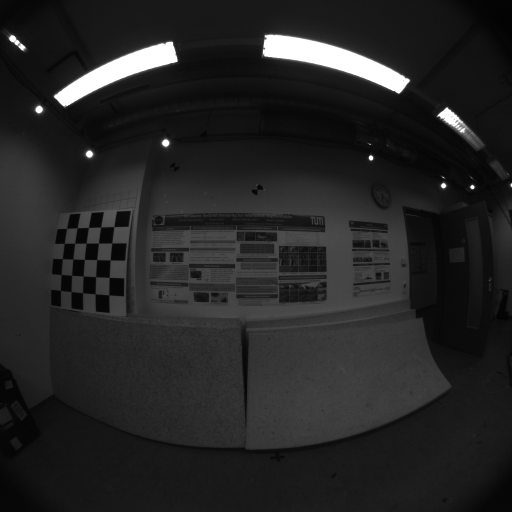
//> input picture pic/TUM/dataset-corridor2_512_16/1520616230457034076.png, 512 x 512 px
$ ./main   (built with g++ and OpenCV 4)
//> lines starting //> are read from the running program, lines starting //| are printed output that depends on the picture
#include <iostream>
#include <list>
#include <vector>
#include <algorithm>
#include <opencv2/opencv.hpp>

// 参考
// https://blog.csdn.net/fsFengQingYangheihei/article/details/73572856?locationNum=8&fps=1
// https://blog.csdn.net/sinat_23093485/article/details/89569982

using namespace std;
using namespace cv;

const int features_num = 1000;   // 最多提取的特征点的数量
const float scale_factor = 1.2f; // 金字塔图像之间的尺度参数
const int levels_num = 8;        // 金字塔层数
const int default_fast_T = 20;   // FAST默认检测阈值
const int min_fast_T = 7;        // FAST最小检测阈值
const int EDGE_THRESHOLD = 19;   // 边界尺度 对应ORB_SLAM3中的 const int EDGE_THRESHOLD = 19;
const int PATCH_SIZE = 31;

// 定义四叉树节点类
class ExtractorNode {
 public:
  ExtractorNode() : bNoMore(false) {}

  void DivideNode(ExtractorNode &n1, ExtractorNode &n2, ExtractorNode &n3, ExtractorNode &n4);

  std::vector<cv::KeyPoint> vkeys;
  cv::Point2i UL, UR, BL, BR;
  std::list<ExtractorNode>::iterator lit;
  bool bNoMore;   //用来判定是否继续分割

};

// 四叉树节点划分函数
void ExtractorNode::DivideNode(ExtractorNode &n1, ExtractorNode &n2, ExtractorNode &n3, ExtractorNode &n4) {
  /*四叉树四个节点示意图
 *
 * ---UL------------------------------------------------UR----------------
 *	/                          /                      /
 *	/                          /				      /
 *	/                          /				      /
 *	/                          /				      /
 *	/             n1           /		n2		      /
 *	/                          /				      /
 *	/                          /				      /
 *	/                          /				      /
 *	/                          / 				      /
 *	/--------------------------/------------------------------------
 *	/                          / 				      /
 *	/                          / 				      /
 *	/                          / 				      /
 *	/               n3         / 		n4		      /
 *	/                          / 				      /
 *	/                          / 				      /
 *	/                          / 				      /
 *	/                          / 				      /
 *	/                          /				      /
 *----BL------------------------------------------------BR-----------------
 *
 */

  const int halfx = ceil(static_cast<float>(UR.x - UL.x) / 2);
  const int halfy = ceil(static_cast<float>(BR.y - UL.y) / 2);

  n1.UL = UL;
  n1.UR = cv::Point2i(UL.x + halfx, UL.y);
  n1.BL = cv::Point2i(UL.x, UL.y + halfy);
  n1.BR = cv::Point2i(UL.x + halfx, UL.y + halfy);
  n1.vkeys.reserve(vkeys.size());

  n2.UL = n1.UR;
  n2.UR = UR;
  n2.BL = n1.BR;
  n2.BR = cv::Point2i(UR.x, UL.y + halfy);
  n2.vkeys.reserve(vkeys.size());

  n3.UL = n1.BL;
  n3.UR = n1.BR;
  n3.BL = BL;
  n3.BR = cv::Point2i(UL.x + halfx, BL.y);
  n3.vkeys.reserve(vkeys.size());

  n4.UL = n3.UR;
  n4.UR = n2.BR;
  n4.BL = n3.BR;
  n4.BR = BR;
  n4.vkeys.reserve(vkeys.size());

  for (size_t i = 0; i < vkeys.size(); ++i) {
    const cv::KeyPoint &kp = vkeys[i];
    if (kp.pt.x < n1.UR.x) {
      if (kp.pt.y < n1.BL.y)
        n1.vkeys.push_back(kp);
      else
        n3.vkeys.push_back(kp);
    } else if (kp.pt.y < n1.BR.y) {
      n2.vkeys.push_back(kp);
    } else {
      n4.vkeys.push_back(kp);
    }
  }

  if (n1.vkeys.size() == 1) {
    n1.bNoMore = true;
  }
  if (n2.vkeys.size() == 1) {
    n2.bNoMore = true;
  }
  if (n3.vkeys.size() == 1) {
    n3.bNoMore = true;
  }
  if (n4.vkeys.size() == 1) {
    n4.bNoMore = true;
  }

}

// 对应 ORBextractor.cc 中的函数 void ORBextractor::ComputePyramid(cv::Mat image)
//
void ComputePyramid(const int levels_num,
                    cv::Mat &img,
                    vector<float> &vec_scale_per_factor,
                    std::vector<cv::Mat> &vec_img_pyramid) {
  for (int level = 0; level < levels_num; ++level) {
    float scale = 1.0f / vec_scale_per_factor[level];
    cv::Size sz(cvRound((float) img.cols * scale), cvRound((float) img.rows * scale));

    if (level == 0) {
      vec_img_pyramid[level] = img;
    } else
      resize(vec_img_pyramid[level - 1], vec_img_pyramid[level], sz, 0, 0, CV_INTER_LINEAR);
    cout << "正在构建第 " << level + 1 << " 层金字塔" << endl;
    cv::imshow("img_pyramid", vec_img_pyramid[level]);
    cv::waitKey(100);
  }
}

int main() {
  // 1.读取图像
  cv::Mat img = cv::imread("../pic/TUM/dataset-corridor2_512_16/1520616230457034076.png", CV_LOAD_IMAGE_COLOR);
//> img is the input picture: 512 rows x 512 cols, CV_8UC3; min 2, max 255, mean 36.9
  // 1.读取图像 -合法性检查
  if (img.empty()) {
    cout << "no picture was found ...." << endl;
    return 0;
  } else
    cout << "img load successed!" << endl;

  // 2.构建图像金字塔 - 初始化数据结构
  vector<float> vec_scale_per_factor;     // 用于存储每层金字塔的尺度因子
  vec_scale_per_factor.resize(levels_num);// 金字塔一共8层, levels_num = 8
  vec_scale_per_factor[0] = 1.0f;         // 金字塔第一层的尺度是1, 即原图像
  for (int i = 1; i < levels_num; ++i) {  // 根据金字塔图像之间的尺度参数计算每层金字塔的尺度因子,存放在vec_scale_per_factor
    vec_scale_per_factor[i] = vec_scale_per_factor[i - 1] * scale_factor;
  }
  std::vector<cv::Mat> vec_img_pyramid(levels_num);// 用于存储每层金字塔的图像

  // 2.构建图像金字塔 - 使用cv::resize函数来构建
  ComputePyramid(levels_num, img, vec_scale_per_factor, vec_img_pyramid);
//> the loop in ComputePyramid, `for (int level = 0; level < levels_num; ++level)` made 8 passes
//> pass 2, in ComputePyramid, `cv::imshow("img_pyramid", vec_img_pyramid[level]);`:
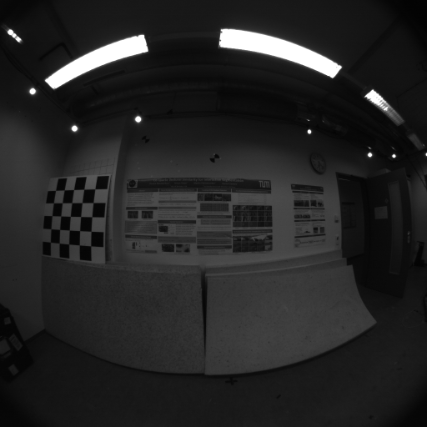
//> window 'img_pyramid': 427 rows x 427 cols, CV_8UC3; min 2, max 255, mean 36.8
  cout << "*************************" << endl << endl;

  // 3.对金字塔的每层图像分析特征点 - 初始化数据结构
  vector<int> feature_num_per_level;
  std::vector<std::vector<cv::KeyPoint>> allKeypoints;
  allKeypoints.resize(levels_num);

  // 格子大小是 30*30
  const float border_width = 30;

  // 3.对金字塔的每层图像分析特征点 - 循环每层图像
  for (int level = 0; level < levels_num; ++level) {
    // 计算每一层图像进行特征检测区域的边缘坐标,因为FAST是检测中心点附近3个点的范围,即半径是3
    const int min_boder_x = EDGE_THRESHOLD - 3;
    const int min_boder_y = min_boder_x;
    const int max_boder_x = vec_img_pyramid[level].cols - EDGE_THRESHOLD + 3;
    const int max_boder_y = vec_img_pyramid[level].rows - EDGE_THRESHOLD + 3;

    // 金字塔每层图像的特征点
    vector<cv::KeyPoint> vec_to_per_distribute_keys;
    vec_to_per_distribute_keys.reserve(features_num * 10);

    // 金字塔每层图像的宽/高/列/行
    const float width = max_boder_x - min_boder_x;
    const float height = max_boder_y - min_boder_y;
    const int cols = width / border_width;
    const int rows = height / border_width;
    // 金字塔每层图像格子宽和高
    const int width_cell = ceil(width / cols);
    const int height_cell = ceil(height / rows);
    cout << "第" << level + 1 << "层图像宽 " << width << " 高 " << height << ", 格子有 " << width_cell << " 列 " << height_cell
         << " 行, 被切割成 " << rows << " 行 " << cols << " 列, ";

    // 开始检测每个格子中的特征点，并统计图像中所有的特征点，为四叉树划分做准备
    for (int i = 0; i < rows; ++i) { // start of rows recycle
      // 行数计算Y值
      const float ini_y = min_boder_y + i * height_cell;
      float max_y = ini_y + height_cell + 6;
      // 处理非法Y值
      if (ini_y >= max_boder_y - 3)
        continue;
      if (max_y >= max_boder_y)
        max_y = max_boder_y;
      for (int j = 0; j < cols; ++j) { // start of cols recycle
        // 列数计算X值
        const float ini_x = min_boder_x + j * width_cell;
        float max_x = ini_x + width_cell + 6;
        // 处理非法X值
        if (ini_x >= max_boder_x - 6)
          continue;
        if (max_x >= max_boder_x)
          max_x = max_boder_x;

        std::vector<cv::KeyPoint> vec_keys_cell;

        // 对该层图像, 使用 OpenCV 自带的 FAST 角点检测函数, 默认检测阈值20
        cv::FAST(vec_img_pyramid[level].rowRange(ini_y, max_y).colRange(ini_x, max_x), vec_keys_cell,
                 default_fast_T,
                 true);

        // 如果默认检测阈值检测不到特征点, 则采用最小检测阈值7
        if (vec_keys_cell.empty()) {
          cv::FAST(vec_img_pyramid[level].rowRange(ini_y, max_y).colRange(ini_x, max_x), vec_keys_cell,
                   min_fast_T,
                   true);
        }

        // 将检测到的特征点
        if (!vec_keys_cell.empty()) {
          for (std::vector<cv::KeyPoint>::iterator vit = vec_keys_cell.begin();
               vit != vec_keys_cell.end(); vit++) {
            // TODO:为什么要加这个？为了分配到格子中？
            // 答：因为图像金字塔是经过缩放的,检测到的角点坐标需要还原成原始图像1:1比例下的坐标
            (*vit).pt.x += j * width_cell;
            (*vit).pt.y += i * height_cell;
            vec_to_per_distribute_keys.push_back(*vit);
          }

        }

      } // end of cols recycle

    } // end of rows recycle

    cout << "共有 " << vec_to_per_distribute_keys.size() << " 个特征点." << endl;

    // 开始划分四叉树节点的准备工作
    std::vector<cv::KeyPoint> &keypoints = allKeypoints[level];
    keypoints.reserve(features_num);

    // 划分根节点
    const int init_node_num = round(static_cast<float >(max_boder_x - min_boder_x) / (max_boder_y - min_boder_y));
    cout << "初始化时有 " << init_node_num << " 个根节点 ";

    const float interval_x = static_cast<float >(max_boder_x - min_boder_x) / init_node_num;
    cout << "节点间隔： " << interval_x << endl;

    std::list<ExtractorNode> lNodes;       // 用来存储所有的四叉树节点
    std::vector<ExtractorNode *> vpIniNodes;   // 用来存储所有的四叉树节点中的vkeys
    vpIniNodes.resize(init_node_num);

    // 根据原始根结点数量, 设置其4个对应的子结点, 并将其加入到根节点的队列中
    for (int i = 0; i < init_node_num; ++i) {
      ExtractorNode ni;
      ni.UL = cv::Point2i(interval_x * static_cast<float >(i), 0);
      ni.UR = cv::Point2i(interval_x * static_cast<float >(i + 1), 0);
      ni.BL = cv::Point2i(ni.UL.x, max_boder_y - min_boder_y);
      ni.BR = cv::Point2i(ni.UR.x, max_boder_y - min_boder_y);
      ni.vkeys.reserve(vec_to_per_distribute_keys.size());

      // 将4个对应的子结点存储起来
      lNodes.push_back(ni);

      // 将原始根结点 ni 加入到根节点的队列中
      vpIniNodes[i] = &lNodes.back();
    }

    // 将所有的特征点加入到初始根结点中
    for (size_t i = 0; i < vec_to_per_distribute_keys.size(); ++i) {
      const cv::KeyPoint &kp = vec_to_per_distribute_keys[i];
      // 利用x坐标除以x间隔的结果, 对特征点进行筛选
      vpIniNodes[kp.pt.x / interval_x]->vkeys.push_back(kp);
    }

    // list_nodes中的结点和 init_nodes_address中的结点指针是同步的
    // 只有在 lNodes 中存储的结点中存储了特征点，才能根据特征点的数目来决定如何处理这个结点
    // 那如果在 lNodes 中删除一个没有特征点的结点，那么在 init_nodes_address中对应的这个地址也会被销毁
    list<ExtractorNode>::iterator lit = lNodes.begin();
    while (lit != lNodes.end()) {
      // 如果当前根结点中角点数量为1,则不再划分四叉树
      if (lit->vkeys.size() == 1) {
        // 利用 lit->bNoMore 来判断是否继续划分四叉树
        lit->bNoMore = true;
        lit++;
      }
        // 如果该结点没有特征点,则删除该结点
      else if (lit->vkeys.empty()) {
        // 链表删除过后,会指向下一个结点的地址
        // 或者 lNodes.erase(lit++);
        lit = lNodes.erase(lit);
      }
        // 否则继续划分四叉树
      else {
        lit++;
      }
    }

    // 开始划分四叉树节点
    bool is_finish = false;
    int iteration = 0;
    std::vector<std::pair<int, ExtractorNode *>> vSizeAndPointerToNode;
    vSizeAndPointerToNode.reserve(lNodes.size() * 4);

    // 开始循环,循环的目的是按照四叉树细分每个结点,直到每个结点不可分为止
    // 不可分包含两种情况,结点所含特征点为1或>1
    // 之所以要用四叉树就是要快速找到扎堆的点并取其最大响应值的点作为最终的特征点
    while (!is_finish) {
      iteration++;
      int pre_size = lNodes.size();
      lit = lNodes.begin();
      int to_expand_num = 0;
      vSizeAndPointerToNode.clear();

      // 一次循环下来,将当前lNode中的根结点全部细分成子结点
      // 并将子结点加入到lNode的前部且不会被遍历到,删除对应的根结点
      // 注意一次遍历,只会处理根结点,新加入的子结点不会被遍历到
      while (lit != lNodes.end()) {
        if (lit->bNoMore) {
          // If node only contains one point
          // do not subdivide and continue
          lit++;
          continue;
        } else {
          // If more than one point, subdivide
          // 构造四个子结点,并将当前特征点分到这四个子结点中
          ExtractorNode n1, n2, n3, n4;
          lit->DivideNode(n1, n2, n3, n4);

          // Add childs if they contain points
          if (n1.vkeys.size() > 0) {
            // 注意这里是从前部加进去的, 以避免循环到新结点
            lNodes.push_front(n1);
            if (n1.vkeys.size() > 1) {
              to_expand_num++;
              vSizeAndPointerToNode.push_back(std::make_pair(n1.vkeys.size(), &lNodes.front()));
              // 把节点中的迭代器指向自身，在后面的判断条件中使用
              lNodes.front().lit = lNodes.begin();
            }
          }
          if (n2.vkeys.size() > 0) {
            lNodes.push_front(n2);
            if (n2.vkeys.size() > 1) {
              to_expand_num++;
              vSizeAndPointerToNode.push_back(std::make_pair(n2.vkeys.size(), &lNodes.front()));
              lNodes.front().lit = lNodes.begin();
            }
          }
          if (n3.vkeys.size() > 0) {
            lNodes.push_front(n3);
            if (n3.vkeys.size() > 1) {
              to_expand_num++;
              vSizeAndPointerToNode.push_back(std::make_pair(n3.vkeys.size(), &lNodes.front()));
              lNodes.front().lit = lNodes.begin();
            }
          }
          if (n4.vkeys.size() > 0) {
            lNodes.push_front(n4);
            if (n4.vkeys.size() > 1) {
              to_expand_num++;
              vSizeAndPointerToNode.push_back(std::make_pair(n4.vkeys.size(), &lNodes.front()));
              lNodes.front().lit = lNodes.begin();
            }
          }

          // 链表删除过后,会指向下一个结点的地址
          // 或者 lNodes.erase(lit++);
          // 分完过后,删除当前根结点
          lit = lNodes.erase(lit);
          continue;
        } // end If more than one point, subdivide
      }// end while(lit != lNodes.end())

      // 计算当前level上应该分布多少特征点
      // 等比数列sn = a1(1-q^level)/(1-q)
      // sn是总的特征数目，a1是level=0 层上的特征点数
      feature_num_per_level.resize(levels_num);
      float factor = 1.0f / scale_factor;
      float desired_feature_per_scale =
          features_num * (1 - factor) / (1 - (float) pow((double) factor, (double) levels_num));
      int sum_features = 0;
      for (int i = 0; i < levels_num - 1; ++i) {
        feature_num_per_level[i] = cvRound(desired_feature_per_scale);
        sum_features += feature_num_per_level[i];
        desired_feature_per_scale *= factor;
      }
      feature_num_per_level[levels_num - 1] = std::max(features_num - sum_features, 0);

      //判断四叉树结束条件
      //当创建的结点的数目比要求的特征点还要多或者，每个结点中都只有一个特征点的时候就停止分割
      if ((int) lNodes.size() >= features_num || (int) lNodes.size() == pre_size) {
        is_finish = true;
      }
      // 如果现在生成的结点全部进行分割后生成的结点满足大于需求的特征点的数目，但是不继续分割又不能满足大于N的要求时
      // 这里为什么是乘以三，这里也正好印证了上面所说的当一个结点被分割成四个新的结点时，
      // 这个结点时要被删除的，其实总的结点时增加了三个

      // 对于头一次从根结点,假设根结点只有1个,那么分出来的子结点只有4个,那么下面的的条件是进入不了的
      // 当分的差不多时,只有个别结点未分时,进入以下逻辑
      else if (((int) lNodes.size() + to_expand_num * 3) > feature_num_per_level[level]) {
        while (!is_finish) {
          pre_size = lNodes.size();
          std::vector<std::pair<int, ExtractorNode *> > prve_size_and_node_adderss = vSizeAndPointerToNode;
          vSizeAndPointerToNode.clear();

          sort(prve_size_and_node_adderss.begin(), prve_size_and_node_adderss.end());

          for (int j = prve_size_and_node_adderss.size() - 1; j >= 0; --j) {
            ExtractorNode n1, n2, n3, n4;
            prve_size_and_node_adderss[j].second->DivideNode(n1, n2, n3, n4);

            if (n1.vkeys.size() > 0) {
              lNodes.push_front(n1);
              if (n1.vkeys.size() > 1) {
                vSizeAndPointerToNode.push_back(std::make_pair(n1.vkeys.size(), &lNodes.front()));
                lNodes.front().lit = lNodes.begin();
              }
            }
            if (n2.vkeys.size() > 0) {
              lNodes.push_front(n2);
              if (n2.vkeys.size() > 1) {
                vSizeAndPointerToNode.push_back(std::make_pair(n2.vkeys.size(), &lNodes.front()));
                lNodes.front().lit = lNodes.begin();
              }
            }
            if (n3.vkeys.size() > 0) {
              lNodes.push_front(n3);
              if (n3.vkeys.size() > 1) {
                vSizeAndPointerToNode.push_back(std::make_pair(n3.vkeys.size(), &lNodes.front()));
                lNodes.front().lit = lNodes.begin();
              }
            }
            if (n4.vkeys.size() > 0) {
              lNodes.push_front(n4);
              if (n4.vkeys.size() > 1) {
                vSizeAndPointerToNode.push_back(std::make_pair(n4.vkeys.size(), &lNodes.front()));
                lNodes.front().lit = lNodes.begin();
              }
            }

            lNodes.erase(prve_size_and_node_adderss[j].second->lit);
            if ((int) lNodes.size() >= feature_num_per_level[level]) {
              break;
            }
          }

          if ((int) lNodes.size() >= features_num || (int) lNodes.size() == pre_size)
            is_finish = true;
        }

      }
    }

    //四叉树划分完成，在每个节点中留下一个keypoints
    std::vector<cv::KeyPoint> result_keys;
    result_keys.reserve(feature_num_per_level[level]);

    for (std::list<ExtractorNode>::iterator lit = lNodes.begin(); lit != lNodes.end(); lit++) {
      vector<cv::KeyPoint> &node_keys = lit->vkeys;
      cv::KeyPoint *keypoint = &node_keys[0];
      float max_response = keypoint->response;

      for (size_t k = 1; k < node_keys.size(); ++k) {
        if (node_keys[k].response > max_response) {
          keypoint = &node_keys[k];
          max_response = node_keys[k].response;
        }
      }

      result_keys.push_back(*keypoint);

    }

    keypoints = result_keys;

    //添加边界尺寸，计算特征点Patch的大小，根据每层的尺度的不同而不同
    const int scale_patch_size = PATCH_SIZE * vec_scale_per_factor[level];

    const int kps = keypoints.size();
    for (int l = 0; l < kps; ++l) {
      keypoints[l].pt.x += min_boder_x;
      keypoints[l].pt.y += min_boder_y;
      keypoints[l].octave = level;           //特征点所在图像金字塔的层
      keypoints[l].size = scale_patch_size; //特征点邻域直径，因为最初的网格大小是30，所以乘上比例系数
    }
    cout << "经过四叉数筛选, 第 " << level + 1 << " 层剩余 " << result_keys.size() << " 个特征点" << endl;

  }
//> this loop made 8 passes
//> (max_boder_x, max_boder_y, width, height, cols, rows, width_cell, height_cell) on passes 1 to 8: (496, 496, 480, 480, 16, 16, 30, 30), (411, 411, 395, 395, 13, 13, 31, 31), (340, 340, 324, 324, 10, 10, 33, 33), (280, 280, 264, 264, 8, 8, 33, 33), (231, 231, 215, 215, 7, 7, 31, 31), (190, 190, 174, 174, 5, 5, 35, 35), (155, 155, 139, 139, 4, 4, 35, 35), (127, 127, 111, 111, 3, 3, 37, 37)
//> (printed output is left out)

  //统计所有层的特征点并进行尺度恢复
  int num_keypoints = 0;
  for (int level = 0; level < levels_num; ++level) {
    num_keypoints += (int) allKeypoints[level].size();
  }
  cout << "total " << num_keypoints << " keypoints" << endl;

  vector<cv::KeyPoint> out_put_all_keypoints(num_keypoints);

  for (int level = 0; level < levels_num; ++level) {
    if (level == 0) {
      for (int i = 0; i < allKeypoints[level].size(); ++i) {
        out_put_all_keypoints.push_back(allKeypoints[level][i]);
      }
    }

    float scale = vec_scale_per_factor[level];
    for (vector<cv::KeyPoint>::iterator key = allKeypoints[level].begin();
         key != allKeypoints[level].end(); key++) {
      key->pt *= scale; //尺度恢复
    }

    out_put_all_keypoints.insert(out_put_all_keypoints.end(), allKeypoints[level].begin(),
                                 allKeypoints[level].end());
  }

  //对比试验
  cv::Mat out_img1;
  cv::drawKeypoints(img, out_put_all_keypoints, out_img1);
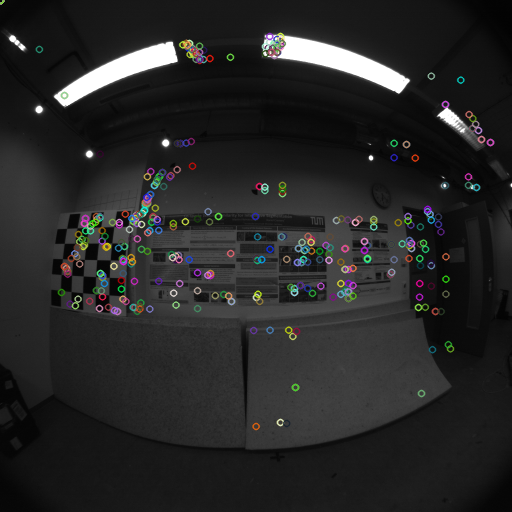
//> out_img1: 512 rows x 512 cols, CV_8UC3; mean B, G, R 38.9, 39.1, 39.1
  cv::imshow("ORB-SLAM3 Keypoints", out_img1);
  waitKey(0);

  cv::Mat img2;
  vector<cv::KeyPoint> fast_keypoints;
  Ptr<ORB> orb = ORB::create(1000);
  orb->detect(img, fast_keypoints);
//> fast_keypoints = 922 keypoints; strongest (x, y, size): (471, 187, 31), (370, 156, 31), (444, 184, 31), (370, 159, 31)
  drawKeypoints(img, fast_keypoints, img2);
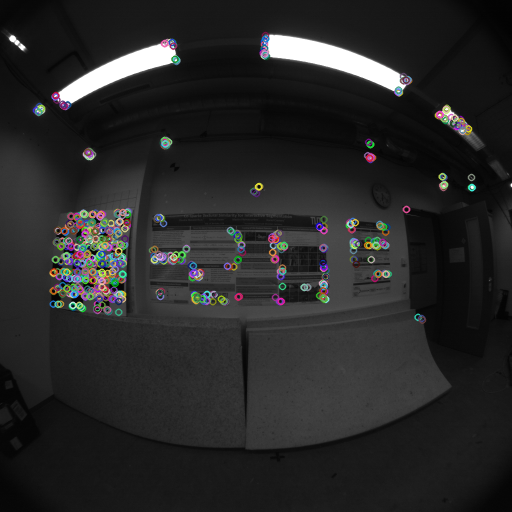
//> img2: 512 rows x 512 cols, CV_8UC3; mean B, G, R 39.7, 39.8, 39.8
  cv::imshow("OpenCV orb Keypoints", img2);
  cv::waitKey(0);

  return 0;
}
